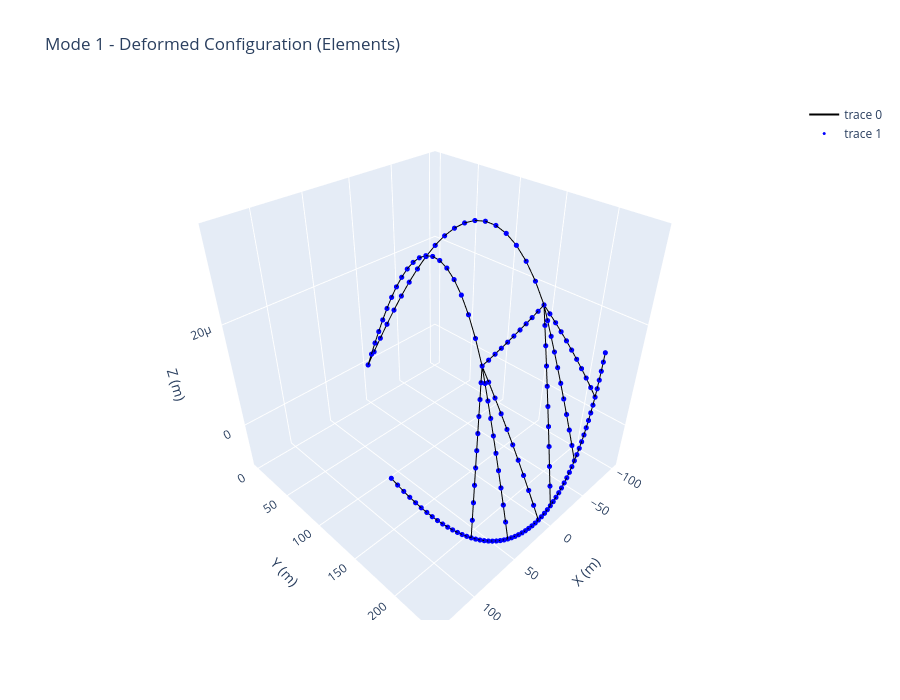
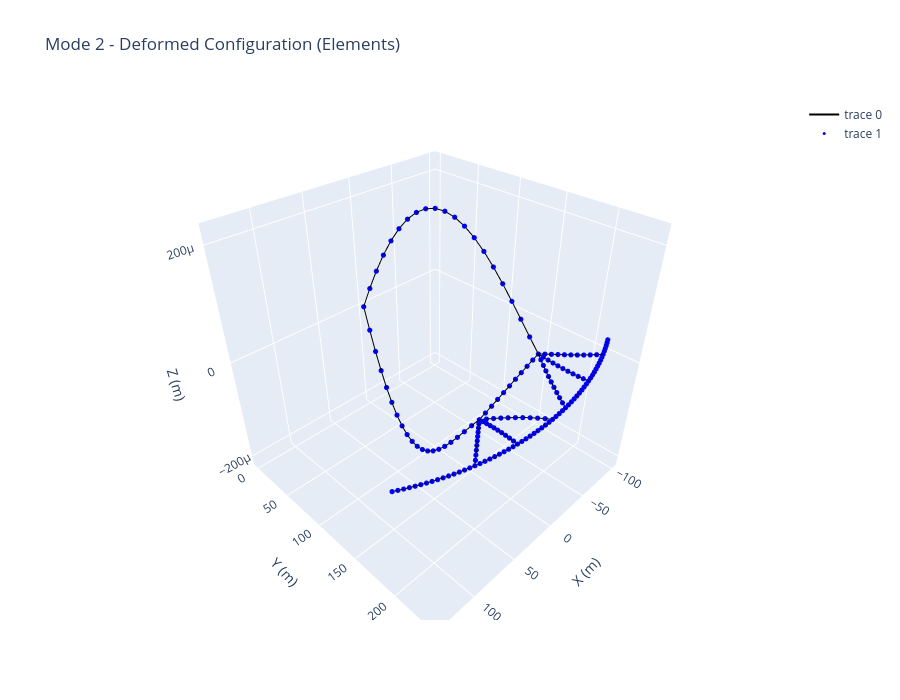
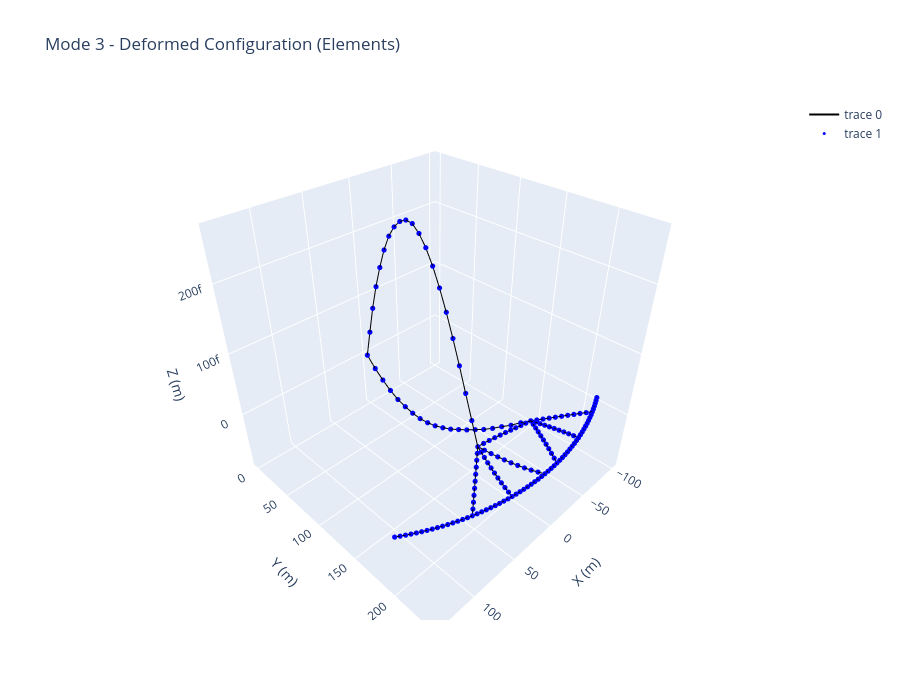
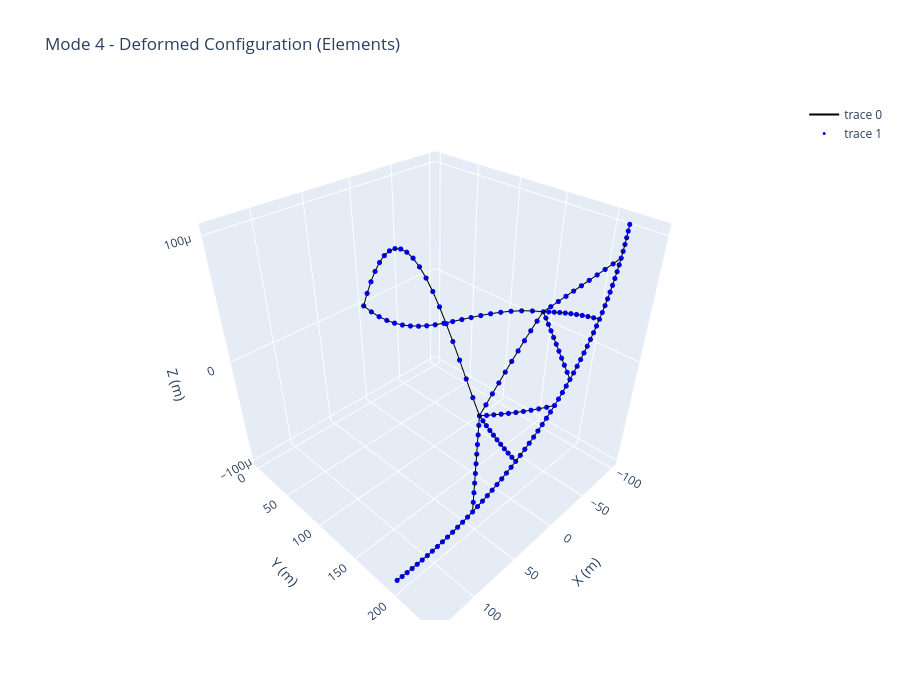

The cell these charts' notebook holds for them, in order:
### Code cell
for i in range(modes_to_plot):
    line_x = []
    line_y = []
    line_z = []
    for nA, nB in element_nodes:
        p1 = modes[i][nA - 1]
        p2 = modes[i][nB - 1]
        line_x.extend([p1[0], p2[0], None])
        line_y.extend([p1[1], p2[1], None])
        line_z.extend([p1[2], p2[2], None])

    fig_lines = go.Figure(
        data=[
            go.Scatter3d(
                x=line_x,
                y=line_y,
                z=line_z,
                mode='lines',
                line=dict(color='black', width=2)
            ),
            go.Scatter3d(
                x=modes[i][:, 0],
                y=modes[i][:, 1],
                z=modes[i][:, 2],
                mode='markers',
                marker=dict(size=3, color='blue')
            )
        ]
    )

    # X = modes[i][:, 0]
    # Y = modes[i][:, 1]
    # Z = modes[i][:, 2]
    # e.set_equal_aspect(fig_lines, X, Y, Z)

    fig_lines.update_layout(
        title=f'Mode {i+1} - Deformed Configuration (Elements)',
        scene=dict(
            xaxis_title='X (m)',
            yaxis_title='Y (m)',
            zaxis_title='Z (m)'
        ),
        width=900,
        height=700
    )

    fig_lines.show()

### Figure 1 — Plotly figure (JSON) as saved in the notebook; plotly's stock layout.template omitted (floating-point values rounded to 4 significant figures; data arrays with more than 128 entries replaced by an {"elided": "..."} marker saying what was removed)
{"data": [{"line": {"color": "black", "width": 2}, "mode": "lines", "type": "scatter3d", "x": {"elided": "510 float values"}, "y": {"elided": "510 float values"}, "z": {"elided": "510 float values"}}, {"marker": {"color": "blue", "size": 3}, "mode": "markers", "type": "scatter3d", "x": {"elided": "165 float values"}, "y": {"elided": "165 float values"}, "z": {"elided": "165 float values"}}], "layout": {"height": 700, "scene": {"xaxis": {"title": {"text": "X (m)"}}, "yaxis": {"title": {"text": "Y (m)"}}, "zaxis": {"title": {"text": "Z (m)"}}}, "title": {"text": "Mode 1 - Deformed Configuration (Elements)"}, "width": 900}}

### Figure 2 — Plotly figure (JSON) as saved in the notebook; plotly's stock layout.template omitted (floating-point values rounded to 4 significant figures; data arrays with more than 128 entries replaced by an {"elided": "..."} marker saying what was removed)
{"data": [{"line": {"color": "black", "width": 2}, "mode": "lines", "type": "scatter3d", "x": {"elided": "510 float values"}, "y": {"elided": "510 float values"}, "z": {"elided": "510 float values"}}, {"marker": {"color": "blue", "size": 3}, "mode": "markers", "type": "scatter3d", "x": {"elided": "165 float values"}, "y": {"elided": "165 float values"}, "z": {"elided": "165 float values"}}], "layout": {"height": 700, "scene": {"xaxis": {"title": {"text": "X (m)"}}, "yaxis": {"title": {"text": "Y (m)"}}, "zaxis": {"title": {"text": "Z (m)"}}}, "title": {"text": "Mode 2 - Deformed Configuration (Elements)"}, "width": 900}}

### Figure 3 — Plotly figure (JSON) as saved in the notebook; plotly's stock layout.template omitted (floating-point values rounded to 4 significant figures; data arrays with more than 128 entries replaced by an {"elided": "..."} marker saying what was removed)
{"data": [{"line": {"color": "black", "width": 2}, "mode": "lines", "type": "scatter3d", "x": {"elided": "510 float values"}, "y": {"elided": "510 float values"}, "z": {"elided": "510 float values"}}, {"marker": {"color": "blue", "size": 3}, "mode": "markers", "type": "scatter3d", "x": {"elided": "165 float values"}, "y": {"elided": "165 float values"}, "z": {"elided": "165 float values"}}], "layout": {"height": 700, "scene": {"xaxis": {"title": {"text": "X (m)"}}, "yaxis": {"title": {"text": "Y (m)"}}, "zaxis": {"title": {"text": "Z (m)"}}}, "title": {"text": "Mode 3 - Deformed Configuration (Elements)"}, "width": 900}}

### Figure 4 — Plotly figure (JSON) as saved in the notebook; plotly's stock layout.template omitted (floating-point values rounded to 4 significant figures; data arrays with more than 128 entries replaced by an {"elided": "..."} marker saying what was removed)
{"data": [{"line": {"color": "black", "width": 2}, "mode": "lines", "type": "scatter3d", "x": {"elided": "510 float values"}, "y": {"elided": "510 float values"}, "z": {"elided": "510 float values"}}, {"marker": {"color": "blue", "size": 3}, "mode": "markers", "type": "scatter3d", "x": {"elided": "165 float values"}, "y": {"elided": "165 float values"}, "z": {"elided": "165 float values"}}], "layout": {"height": 700, "scene": {"xaxis": {"title": {"text": "X (m)"}}, "yaxis": {"title": {"text": "Y (m)"}}, "zaxis": {"title": {"text": "Z (m)"}}}, "title": {"text": "Mode 4 - Deformed Configuration (Elements)"}, "width": 900}}
